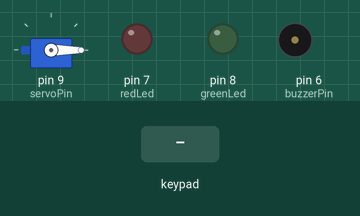
Recording of a sketch running on a simulated Arduino Uno, built with avr-gcc and run on an emulated ATmega328P. Shown: servo, output pins drawn as LEDs (lit = HIGH), buzzer (waves = sounding, pin HIGH). Inputs (shaded band) come from the test bench. Pins used as bus, display or sensor lines are not drawn; what the sketch prints to the serial monitor is not drawn.

Above: at 1.2 s.
1.3 s: keypad keys 5 4 3 2 pressed 0.4 s apart
At 3.4 s:
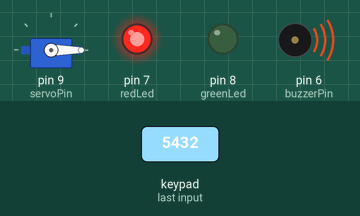
At 6.9 s:
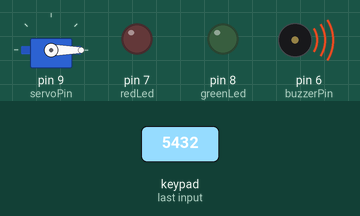
Timing chart, 0 to 8.4 s (numbered marks = the images above; inputs shaded):
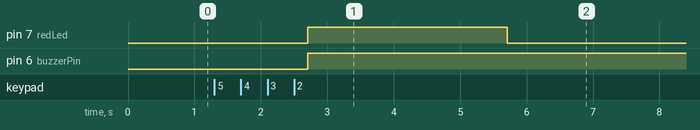

Measured:
- after the input at 1.3 s, pin 7 (redLed): LOW → HIGH after 1.4 s, → LOW 3.0 s later; pin 6 (buzzerPin): LOW → HIGH after 1.4 s

The sketch:

FinalProject.ino
```cpp
#include <Keypad.h>
#include <Servo.h>

Servo sg90;

constexpr uint8_t greenLed = 8;
constexpr uint8_t redLed = 7;
constexpr uint8_t servoPin = 9;
constexpr uint8_t buzzerPin = 6;

char initial_password[4] = {'#', '0', '*', '9'};
char password[4];
char key_pressed = 0;
uint8_t i = 0;

const byte rows = 4;
const byte columns = 4;

char hexaKeys[rows][columns] = {
  {'1', '2', '3', 'A'},
  {'4', '5', '6', 'B'},
  {'7', '8', '9', 'C'},
  {'*', '0', '#', 'D'}
};

byte row_pins[rows] = {A0, A1, A2, A3};
byte column_pins[columns] = {5, 4, 3, 2};

Keypad keypad_key = Keypad(makeKeymap(hexaKeys), row_pins, column_pins, rows, columns);

void setup() {
  pinMode(buzzerPin, OUTPUT);
  pinMode(redLed, OUTPUT);
  pinMode(greenLed, OUTPUT);

  sg90.attach(servoPin);
  sg90.write(0);

  Serial.begin(9600);
}

void loop() {
  key_pressed = keypad_key.getKey();

  if (key_pressed) {
    password[i++] = key_pressed;
    Serial.print("*");
  }

  if (i == 4) {
    delay(200);
    boolean passwordCorrect = true;

    for (int j = 0; j < 4; j++) {
      if (password[j] != initial_password[j]) {
        passwordCorrect = false;
        break;
      }
    }

    if (passwordCorrect) {
      Serial.println("\nPass Accepted");
      sg90.write(90);
      digitalWrite(greenLed, HIGH);
      delay(3000);
      digitalWrite(redLed, LOW);
      //sg90.write(0);
      i=0;
    } else {
      Serial.println("\nWrong Password");
      digitalWrite(buzzerPin, HIGH);
      digitalWrite(redLed, HIGH);
      noTone(buzzerPin);
      delay(3000);
      //digitalWrite(buzzerPin, LOW);
      digitalWrite(redLed, LOW);
      i = 0;
    }
  }
}
```
